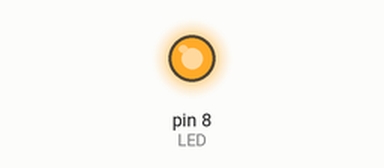
This sketch was run on a simulated Arduino Uno, built with avr-gcc and run on an emulated ATmega328P. Shown: output pins drawn as LEDs (lit = HIGH).

Above: at 1.0 s.
At 5.5 s:
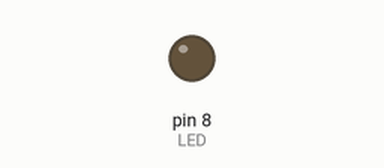
Timing chart, 0 to 6.9 s (numbered marks = the images above):
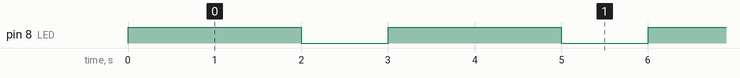

The sketch:

Program3.ino
```cpp
int LED = 8; //define the 8th digital pin for LED brick
void setup()
{
pinMode(LED,OUTPUT); //set the LED pin for digital output

}
void loop()
{
on(LED,2000);
off(LED,1000);
}

void on(int target,int tm)
{
digitalWrite(target,HIGH); // light the LED
delay(tm);
}

void off(int target,int tm)
{
digitalWrite(target,LOW); // turn off the LED
delay(tm);
}
```

Measured:
- by itself, pin 8 (LED): alternates HIGH for 2.0 s and LOW for 1.0 s
